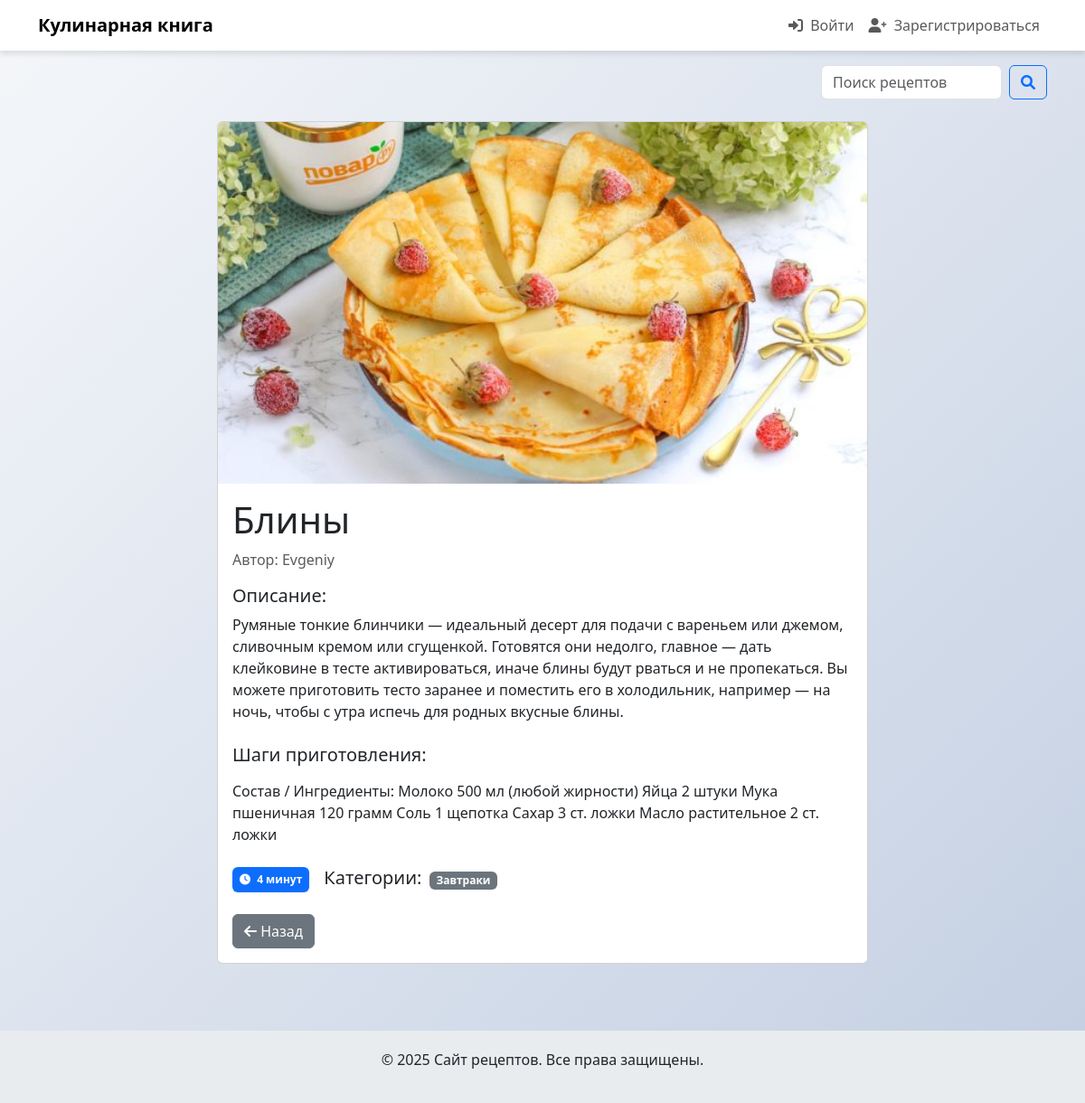
The app's page /recipe/2/ with its own data.
### recipes/models.py (models this page shows, shortened)
class Recipe(models.Model):
    title = models.CharField(max_length=200)
    description = models.TextField()
    steps = models.TextField()
    cooking_time = models.PositiveIntegerField(help_text="Время приготовления в минутах")
    image = models.ImageField(upload_to='recipes/')
    author = models.ForeignKey(User, on_delete=models.CASCADE, verbose_name='Автор')
    categories = models.ManyToManyField(Category, related_name='recipes')

class Category(models.Model):
    name = models.CharField(max_length=100)

### recipes/views.py (the view)
# urls.py: path('recipe/<int:pk>/', views.recipe_detail, name='recipe_detail'),  # Детали рецепта
def recipe_detail(request, pk):
    recipe = get_object_or_404(Recipe, pk=pk)
    return render(request, 'recipes/recipe_detail.html', {'recipe': recipe})

### recipes/templates/recipes/recipe_detail.html (shortened to what this page needs)
{% extends 'recipes/base.html' %}
{% block content %}
<div class="container">
    <div class="row justify-content-center">
        <div class="col-md-8">
            <div class="card mb-4">
                <img src="{{ recipe.image.url }}" class="card-img-top img-fluid" alt="{{ recipe.title }}" style="max-height: 400px; object-fit: cover;">
                <div class="card-body">
                    <h1 class="card-title">{{ recipe.title }}</h1>
                    <p class="text-muted mb-3">Автор: {{ recipe.author.username }}</p>
                    <div class="mb-4">
                        <h5>Описание:</h5>
                        <p class="card-text">{{ recipe.description }}</p>
                    </div>
                    <div class="mb-4">
                        <h5>Шаги приготовления:</h5>
                        <p class="card-text">{{ recipe.steps|linebreaks }}</p>
                    </div>
                    <div class="d-flex flex-wrap gap-3 mb-4">
                        <div class="badge bg-primary text-white p-2">
                            <i class="fas fa-clock me-1"></i> {{ recipe.cooking_time }} минут
                        </div>
                        <div>
                            <h5 class="d-inline">Категории:</h5>
                            {% for category in recipe.categories.all %}
                                <span class="badge bg-secondary ms-1">{{ category.name }}</span>
                            {% endfor %}
                        </div>
                    </div>
                    <div class="d-flex gap-2">
                        <a href="{% url 'home' %}" class="btn btn-secondary">
                            <i class="fas fa-arrow-left"></i> Назад
                        </a>
                    </div>
                </div>
            </div>
        </div>
    </div>
</div>
{% endblock %}

### recipes/templates/recipes/base.html (style rules this page uses)
body { background: linear-gradient(135deg, #f5f7fa, #c3cfe2); }
.card { transition: transform 0.3s; }

### records on screen
Recipe: image (picture), title "Блины", author.username "Evgeniy", description "Румяные тонкие блинчики — идеальный десерт для подачи с вареньем или джемом, сливочным кремом или сгущенкой. Готовятся они недолго, главное — дать клейковине в тесте активироваться, иначе блины будут рваться и не пропекаться. Вы можете приготовить тесто заранее и поместить его в холодильник, например — на ночь, чтобы с утра испечь для родных вкусные блины.", steps "Состав / Ингредиенты: Молоко 500 мл (любой жирности) Яйца 2 штуки Мука пшеничная 120 грамм Соль 1 щепотка Сахар 3 ст. ложки Масло растительное 2 ст. ложки", cooking_time "4"
Category: name "Завтраки"
